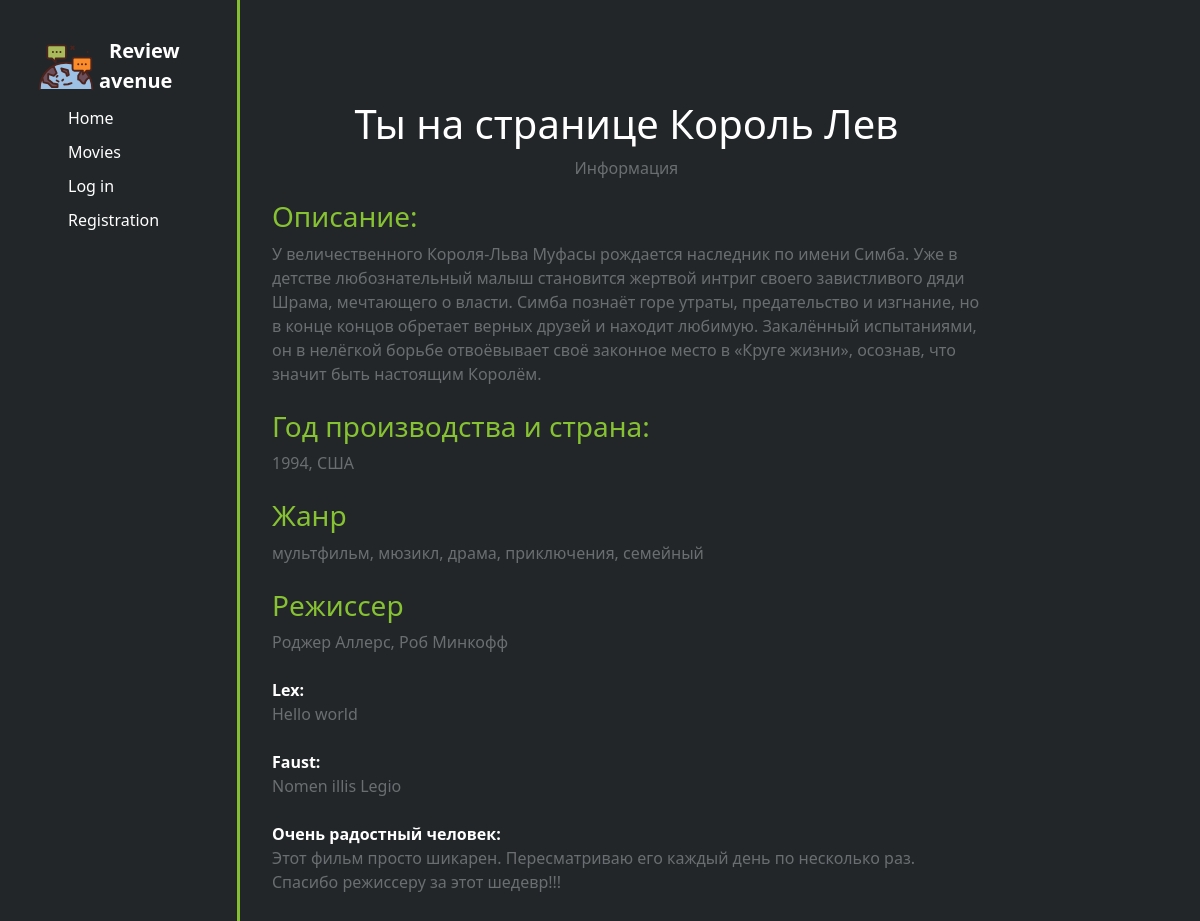
The app's page /film/1/, older data.
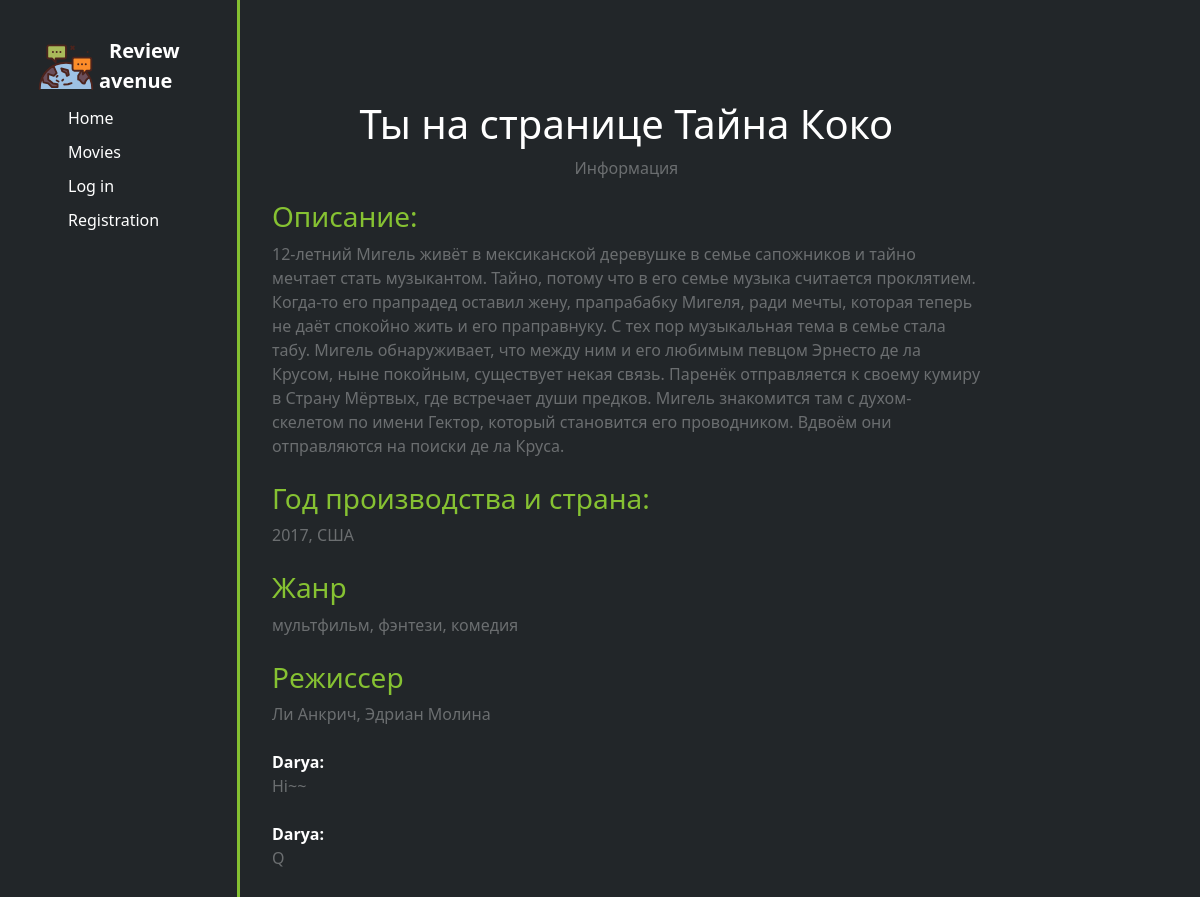
The same page, newer data.
### comments/models.py (models this page shows, shortened)
class Kino(models.Model):
    kino_name = models.CharField(max_length=30)
    description = models.CharField(max_length=1000)
    genre = models.CharField(max_length=80)
    country = models.CharField(max_length=30)
    director = models.CharField(max_length=30)

class Comment(models.Model):
    kino = models.ForeignKey(Kino, on_delete=models.CASCADE)
    author = models.CharField('автор', max_length=100)
    text = models.TextField('текст комментария')

### comments/views.py (the view)
# urls.py: path('film/<int:pk>/', views.MovieDetailView.as_view(), name='movie_detail'),
class MovieDetailView(generic.DetailView):
    model = Kino
    template_name = 'comments/detail.html'
    def get_queryset(self):
        return Kino.objects.all()

### comments/templates/comments/detail.html (shortened to what this page needs)
{% extends 'base_generic.html' %}
{% block content %}
<div class="features">
    <h1>Ты на странице {{ kino.kino_name }}</h1>
    <p>Информация</p>
    <div class="things_full">
        <div class="first">
            <h3 style="color: #86c232">Описание:</h3>
            <p>{{ kino.description }}</p>
        </div>
        <br>
        <div class="second">
            <h3 style="color: #86c232">Год производства и страна:</h3>
            <p>{{ kino.country }}</p>
        </div>
        <br>
        <div class="third">
            <h3 style="color: #86c232">Жанр</h3>
            <p>{{ kino.genre }}</p>
        </div>
        <br>
        <div class="fourth">
            <h3 style="color: #86c232">Режиссер</h3>
            <p>{{ kino.director }}</p>
        </div>
        <br>
        <div>
            {% for review in kino.comment_set.all %}
                <div>
                    <b>{{ review.author }}:</b> <br>
                    <p>{{ review.text }}</p>
                </div><br>
            {% endfor %}
        </div>
    </div>
</div>
{% endblock %}

Row changes from the older to the newer data that the page shows:
removed Comment: author "Lex", text "Hello world"
removed Comment: author "Очень радостный человек", text "Этот фильм просто шикарен. Пересматриваю его каждый день по несколько раз. Спасибо режиссеру за этот шедевр!!!"
changed Kino: kino_name "Король Лев" → "Тайна Коко"; description "У величественного Короля-Льва Муфасы рождается наследник по имени Симба. Уже в детстве любознательный малыш становится жертвой интриг своего завистливого дяди Шрама, мечтающего о власти. Симба познаёт горе утраты, предательство и изгнание, но в конце концов обретает верных друзей и находит любимую. Закалённый испытаниями, он в нелёгкой борьбе отвоёвывает своё законное место в «Круге жизни», осознав, что значит быть настоящим Королём." → "12-летний Мигель живёт в мексиканской деревушке в семье сапожников и тайно мечтает стать музыкантом. Тайно, потому что в его семье музыка считается проклятием. Когда-то его прапрадед оставил жену, прапрабабку Мигеля, ради мечты, которая теперь не даёт спокойно жить и его праправнуку. С тех пор музыкальная тема в семье стала табу. Мигель обнаруживает, что между ним и его любимым певцом Эрнесто де ла Крусом, ныне покойным, существует некая связь. Паренёк отправляется к своему кумиру в Страну Мёртвых, где встречает души предков. Мигель знакомится там с духом-скелетом по имени Гектор, который становится его проводником. Вдвоём они отправляются на поиски де ла Круса."; country "1994, США" → "2017, США"; genre "мультфильм, мюзикл, драма, приключения, семейный" → "мультфильм, фэнтези, комедия"; director "Роджер Аллерс, Роб Минкофф" → "Ли Анкрич, Эдриан Молина"
added Comment: author "Darya", text "Hi~~"
changed Comment (number 2 of 2 on the later page): author "Faust" → "Darya"; text "Nomen illis Legio" → "Q"
